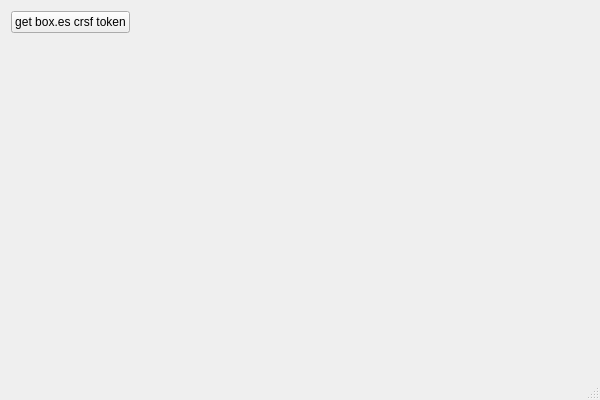
<?xml version="1.0" encoding="UTF-8"?>
<ui version="4.0">
 <class>MainWindowsClass</class>
 <widget class="QMainWindow" name="MainWindowsClass">
  <property name="geometry">
   <rect>
    <x>0</x>
    <y>0</y>
    <width>600</width>
    <height>400</height>
   </rect>
  </property>
  <property name="windowTitle">
   <string>Box.es API Discovering</string>
  </property>
  <widget class="QWidget" name="centralWidget">
   <layout class="QFormLayout" name="formLayout">
    <item row="0" column="0">
     <widget class="QPushButton" name="getHomePage">
      <property name="text">
       <string>get box.es crsf token</string>
      </property>
     </widget>
    </item>
    <item row="0" column="1">
     <widget class="QLabel" name="crsfToken">
      <property name="text">
       <string/>
      </property>
     </widget>
    </item>
   </layout>
  </widget>
  <widget class="QMenuBar" name="menuBar">
   <property name="geometry">
    <rect>
     <x>0</x>
     <y>0</y>
     <width>600</width>
     <height>21</height>
    </rect>
   </property>
  </widget>
  <widget class="QStatusBar" name="statusBar"/>
 </widget>
 <layoutdefault spacing="6" margin="11"/>
 <resources>
  <include location="MainWindows.qrc"/>
 </resources>
 <connections/>
</ui>
